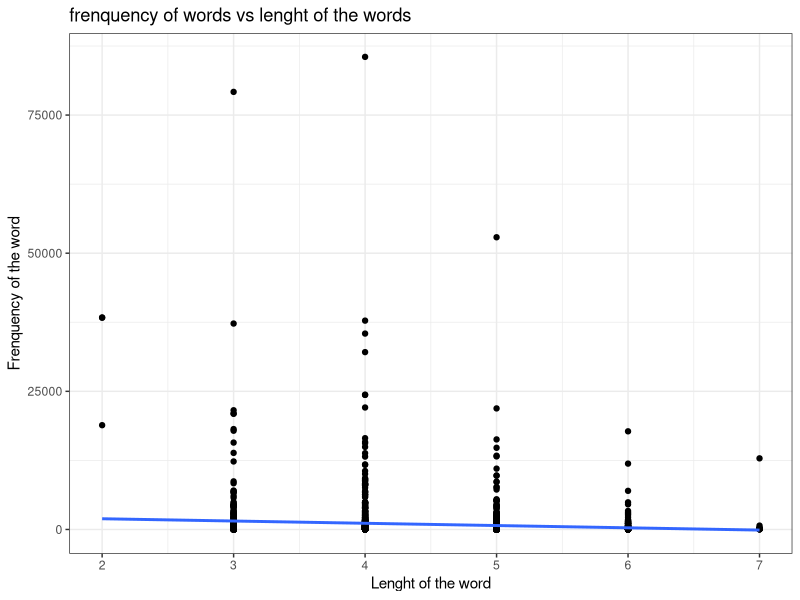
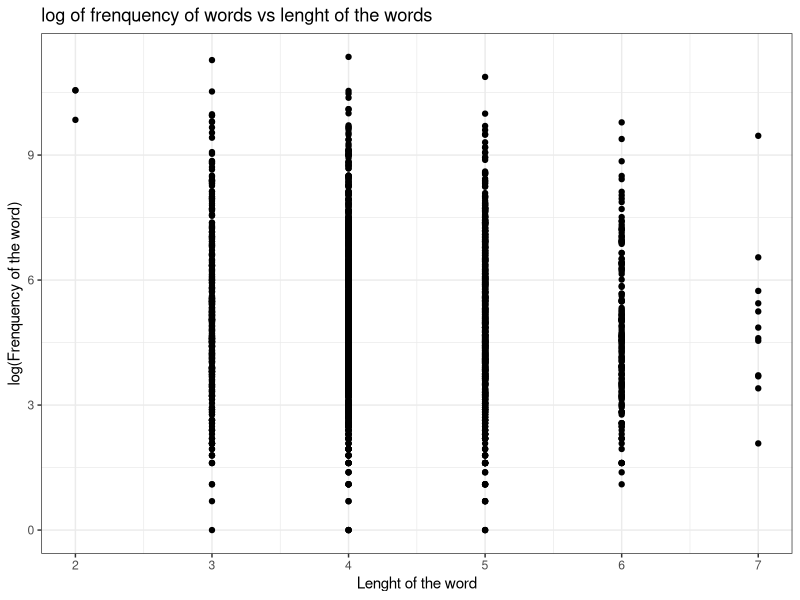
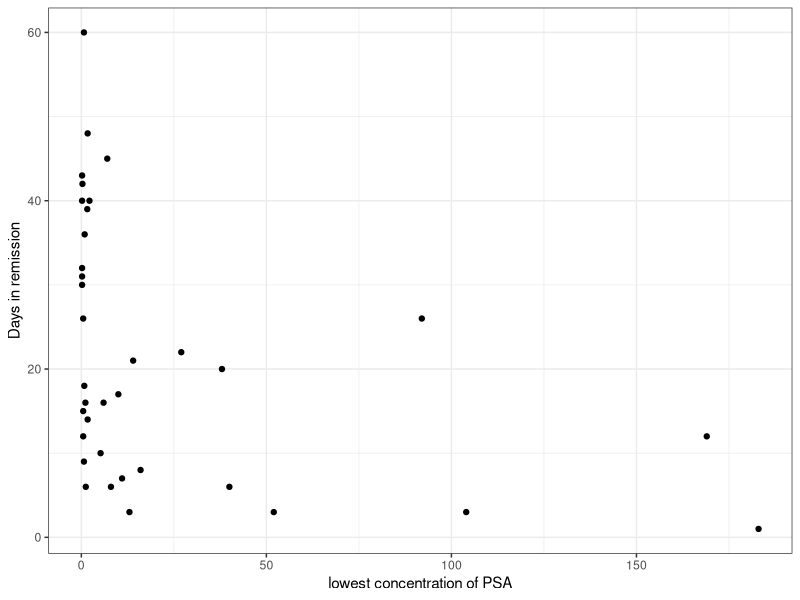
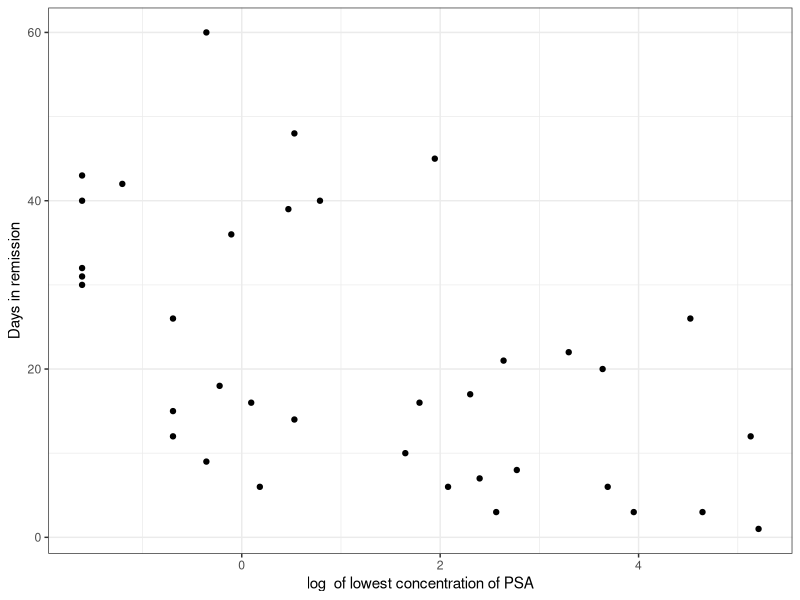
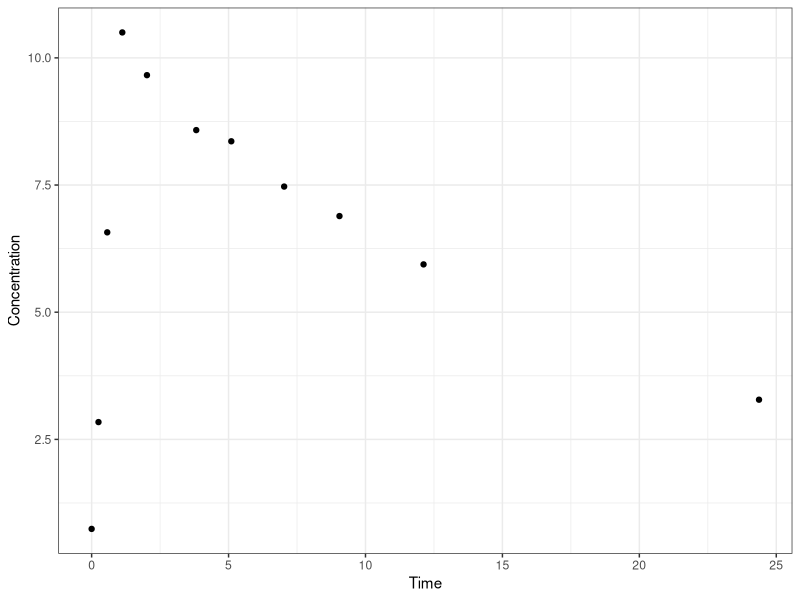
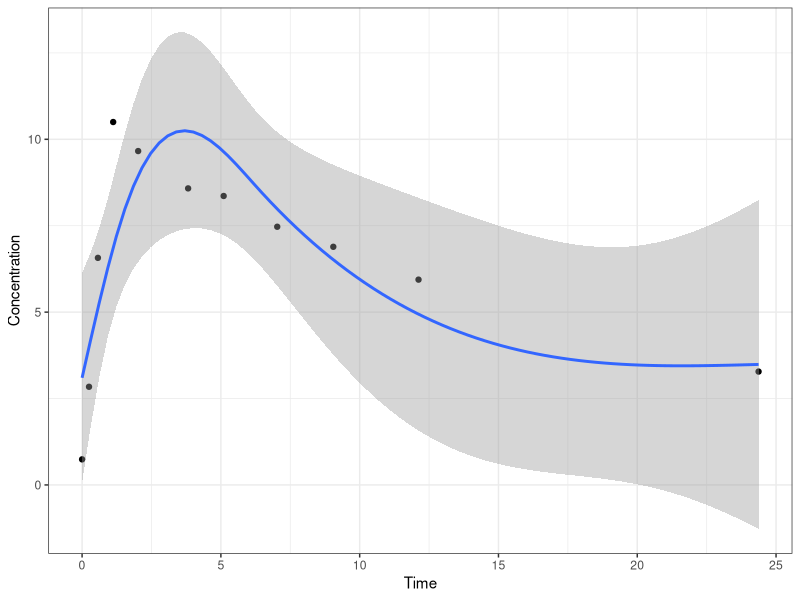
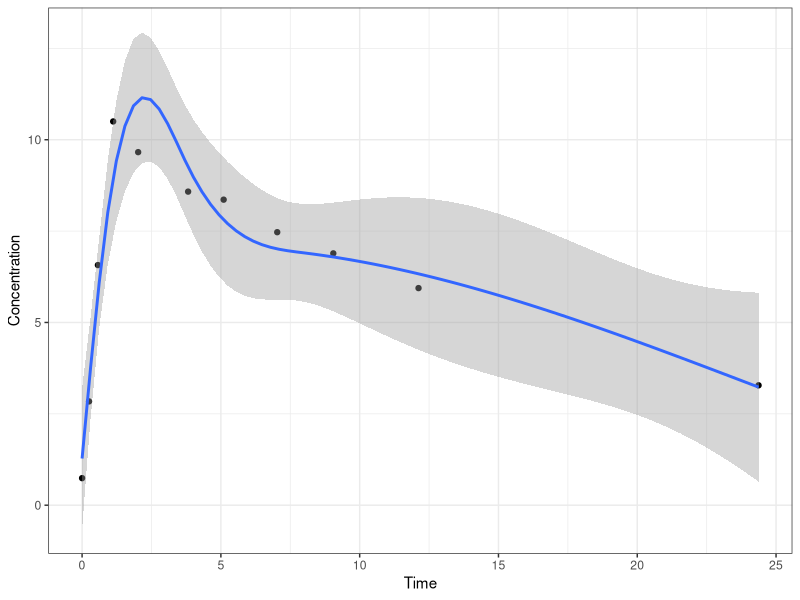

These figures' R source, in order:
## ---- chunk 1
# Insert packages you need here
library(knitr)
library(ggplot2)
library(dplyr)
library(tidyverse)
library(broom)
library(splines)

## ---- chunk 2

words <-read.csv("english_words.csv")

## ---- chunk 3

ggplot(words,aes(y=WrittenFrequency,x=LengthInLetters)) +theme_bw()+ geom_point() +geom_smooth(method=lm, se=FALSE)+ggtitle("frenquency of words vs lenght of the words")+xlab("Lenght of the word")+ylab("Frenquency of the word")
wordslm <- lm(WrittenFrequency~LengthInLetters, data =words)


## ---- chunk 4

ggplot(words,aes(y=log(WrittenFrequency),x=LengthInLetters)) +theme_bw()+ geom_point() +ggtitle("log of frenquency of words vs lenght of the words")+xlab("Lenght of the word")+ylab("log(Frenquency of the word)")



## ---- chunk 5

wordslm2 <- lm(log(WrittenFrequency)~LengthInLetters, data =words)

## ---- chunk 6
psa <-read.csv("psa_complete.csv")

## ---- chunk 7

ggplot(psa,aes(y=obstime,x=nadirpsa)) +theme_bw()+ geom_point() + ylab("Days in remission")+ xlab("lowest concentration of PSA")

## ---- chunk 8

ggplot(psa,aes(y=obstime,x=log(nadirpsa))) +theme_bw()+ geom_point()+ ylab("Days in remission")+ xlab("log  of lowest concentration of PSA")

## ---- chunk 9

psalm <- lm(obstime~log(nadirpsa),data=psa)

## ---- chunk 10

subject1 <- subset(Theoph, Subject==1)
## ---- chunk 11
ggplot(subject1,aes(y=conc,x=Time)) +theme_bw()+ geom_point()+ylab("Concentration")
## ---- chunk 12
ggplot(subject1,aes(y=conc,x=Time)) +theme_bw()+ geom_point() +ylab("Concentration")+ geom_smooth(aes(x=Time, y=conc),
data=subject1,
method="lm",
formula=y~ns(x, df=3))


## ---- chunk 13
sublm <- lm(conc~ns(Time,3), data = subject1)
## ---- chunk 14
ggplot(subject1,aes(y=conc,x=Time)) +theme_bw()+ylab("Concentration") +geom_point() + geom_smooth(aes(x=Time, y=conc),
data=subject1,
method="lm",
formula=y~ns(x, df=4))


## ---- chunk 15
sublm2 <- lm(conc~ns(Time,4), data = subject1)
